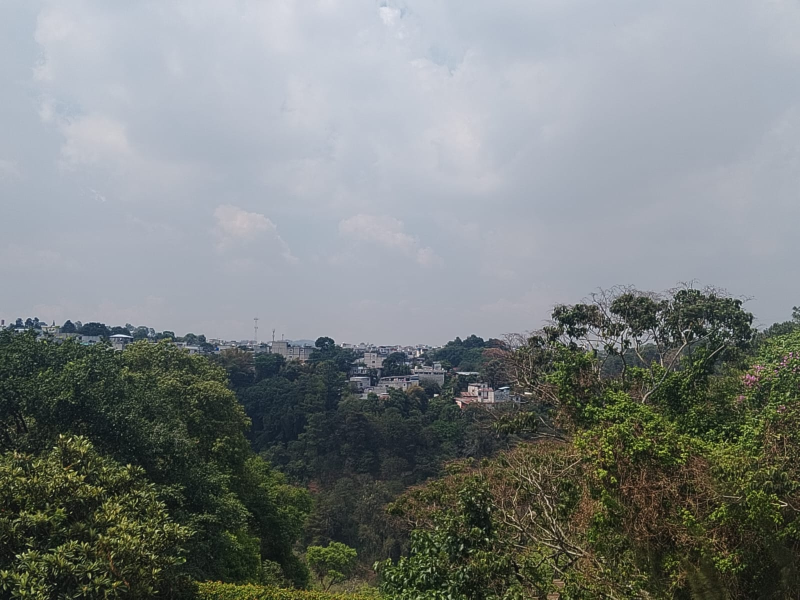
#> input picture image/landscape_images/raw_images/landscape1.jpg, 1600 x 1200 px, found by its file name (shown at 1/2 size); its folder holds 4 pictures in this run
$ python main.py
#> lines starting #> are read from the running program, lines starting #| are printed output that depends on the picture; after the words box and inside, x2 and y2 are one past the last pixel; in counts of white or black regions, pixels touching at a corner belong together
### matcher.py
import numpy as np
import cv2

def matcher(I: np.ndarray, Y: np.ndarray) -> list[tuple[tuple[float, float], tuple[float, float]]]:
    orb = cv2.ORB_create(1000)
    kp1, des1 = orb.detectAndCompute(I, None)
    kp2, des2 = orb.detectAndCompute(Y, None)

    bf = cv2.BFMatcher(cv2.NORM_HAMMING, crossCheck=True)
    matches = bf.match(des1, des2)

    matches = sorted(matches, key=lambda x: x.distance)

    pts1 = np.float32([kp1[m.queryIdx].pt for m in matches])
    pts2 = np.float32([kp2[m.trainIdx].pt for m in matches])

    H, mask = cv2.findHomography(pts1, pts2, cv2.RANSAC)

    inlier_matches = [matches[i] for i in range(len(matches)) if mask[i]]
    result = [
        (tuple(kp1[m.queryIdx].pt), tuple(kp2[m.trainIdx].pt))
        for m in inlier_matches
    ]

    return result

# [18 lines left out: function draw_matches, not called in this run]

### Homo.py
import numpy as np
import cv2

def findHomo(L):
    H = []
    for matches in L:
        A = []
        for (x1, y1), (x2, y2) in matches:
            A.append([x1, y1, 1, 0, 0, 0, -x2*x1, -x2*y1, -x2])
            A.append([0, 0, 0, x1, y1, 1, -y2*x1, -y2*y1, -y2])

        A = np.array(A)
        _, _, V = np.linalg.svd(A)
        H_matrix = V[-1].reshape(3, 3)
        H_matrix /= H_matrix[2, 2]  # Normalización
        H.append(H_matrix)
    return H

def getHomografia(H_list, ic=None):
    n = len(H_list) + 1
    if ic is None:
        ic = n // 2

    Hic = [np.eye(3) for _ in range(n)]

    for i in range(ic-1, -1, -1):
        Hic[i] = H_list[i] @ Hic[i+1]

    for i in range(ic+1, n):
        Hic[i] = np.linalg.inv(H_list[i-1]) @ Hic[i-1]

    return Hic

def maxmin(images, Hic):
    x_coords, y_coords = [], []

    for img, H in zip(images, Hic):
        h, w = img.shape[:2]
        corners = np.array([[0,0,1], [w-1,0,1], [w-1,h-1,1], [0,h-1,1]]).T
        transformed = H @ corners
        transformed /= transformed[2, :]
        x_coords.extend(transformed[0, :])
        y_coords.extend(transformed[1, :])

    return min(x_coords), max(x_coords), min(y_coords), max(y_coords)

def warp_image(img, H, output_shape):
    return cv2.warpPerspective(
        img, H, (output_shape[1], output_shape[0]),
        flags=cv2.INTER_LINEAR,
        borderMode=cv2.BORDER_CONSTANT,
        borderValue=0
    )

# [8 lines left out: function build_laplacian_pyramid, not called in this run]

def simple_blend(images, masks):
    result = np.zeros_like(images[0], dtype=np.float32)
    total_weight = np.zeros(images[0].shape[:2], dtype=np.float32)

    for img, mask in zip(images, masks):
        weight = mask.astype(np.float32)/255.0
        result += img.astype(np.float32) * weight[..., np.newaxis]
        total_weight += weight

    total_weight[total_weight == 0] = 1  # Evitar división por cero
    return (result / total_weight[..., np.newaxis]).astype(np.uint8)

### main.py
import cv2
import numpy as np
from matcher import matcher, draw_matches
from Homo import findHomo, getHomografia, maxmin, warp_image, simple_blend
import os
def main():
    try:
        dir_path = "./image/wall_images/"

        raw_images = os.path.join(dir_path, "raw_images")

        matches_dir = os.path.join(dir_path, "matches")

        images = [cv2.resize(cv2.imread(image_path), (800, 600)) for image_path in sorted(os.listdir(raw_images))] # No aguanta mi pc las imagenes por lo que las tuve que redimensionar
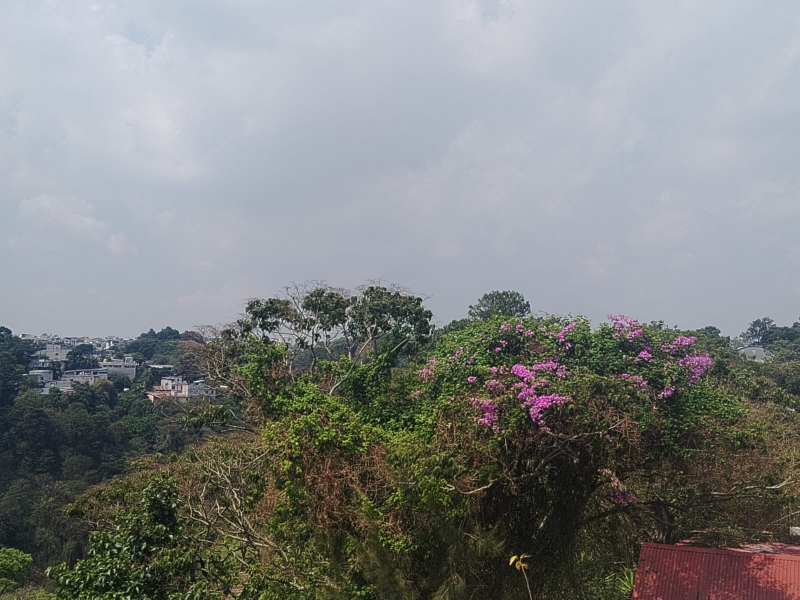
#> input picture image/landscape_images/raw_images/landscape2.jpg, 1600 x 1200 px, found by its file name (shown at 1/2 size)
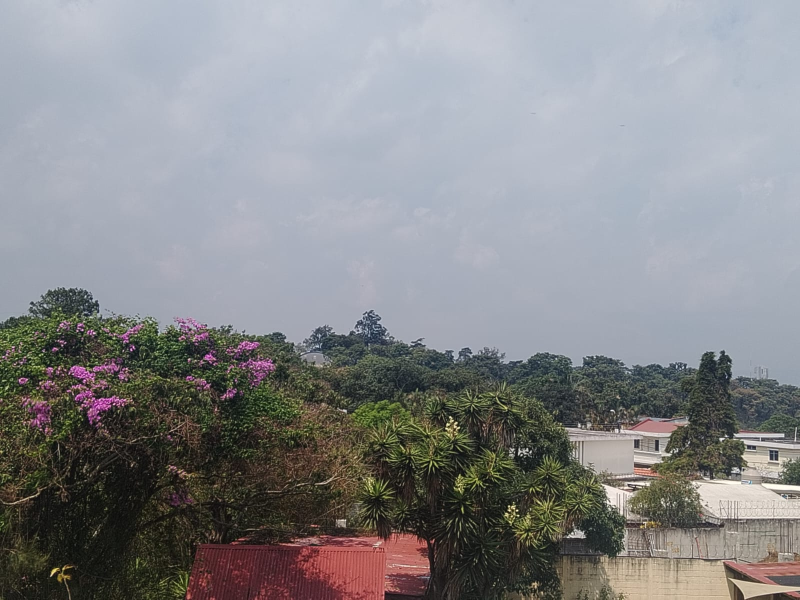
#> input picture image/landscape_images/raw_images/landscape3.jpg, 1600 x 1200 px, found by its file name (shown at 1/2 size)
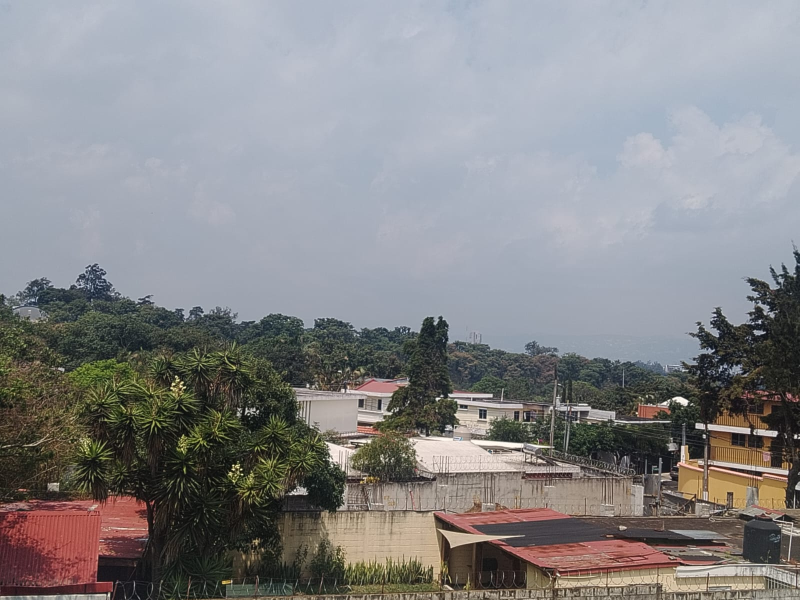
#> input picture image/landscape_images/raw_images/landscape4.jpg, 1600 x 1200 px, found by its file name (shown at 1/2 size)
#> images = 4 items
        grayscale = [cv2.cvtColor(img, cv2.COLOR_BGR2GRAY) for img in images]
#> grayscale = 4 items

        match_list = []
        for i in range(len(grayscale) - 1):
            print(f"Calculando correspondencias entre imagen {i+1} y {i+2}...")
            matches = matcher(grayscale[i], grayscale[i+1])
            match_list.append(matches)
#> this loop made 3 passes
#> (matches, inlier_matches in matcher) on passes 1 to 3: (439 matches, 307 matches), (324 matches, 79 matches), (413 matches, 300 matches)
#> (printed output is left out)
#> after the loop, match_list = 3 items

        # Calcular homografías entre pares consecutivos
        H_list = findHomo(match_list)
#> the loop in findHomo, `for matches in L:` made 3 passes
#> after the loop in findHomo, `for matches in L:`: H = [[[1.39, 0.0109, -450.7], [0.167, 1.36, -120], [0.000456, 0.000149, 1]], [[2.08, -0.0186, -932.9], [0.368, 2.22, -341.4], [0.000915, 0.000901, 1]], [[1.33, -0.0645, -362.5], [0.171, 1.19, -130], [0.000428, -2.18e-05, 1]]]
#> H_list has the same summary as H in findHomo

        Hic = getHomografia(H_list, ic=1)
#> in getHomografia, `n = len(H_list) + 1`: n = 4
#> after the loop in getHomografia, `for i in range(ic-1, -1, -1):`: Hic = [[[1.39, 0.0109, -450.7], [0.167, 1.36, -120], [0.000456, 0.000149, 1]], [[1, 0, 0], [0, 1, 0], [0, 0, 1]], [[1, 0, 0], [0, 1, 0], [0, 0, 1]], [[1, 0, 0], [0, 1, 0], [0, 0, 1]]]
#> after the loop in getHomografia, `for i in range(ic+1, n):`: Hic = 4 items
#> Hic = 4 items
        xmin, xmax, ymin, ymax = maxmin(images, Hic)
#> the loop in maxmin, `for img, H in zip(images, Hic):` made 4 passes
#> (H, transformed) on pass 2: ([[1, 0, 0], [0, 1, 0], [0, 0, 1]], [[0, 799, 799, 0], [0, 0, 599, 599], [1, 1, 1, 1]])
#> after the loop in maxmin, `for img, H in zip(images, Hic):`: x_coords = [-450.7, 483.3, 458.1, -407.8, 0, 799, 799, 0, 449.2, 1254, 1688.3, 453.9, 718.4, 2026.9, 3431, 751.4]; y_coords = [-120, 10.02, 569.2, 637.1, 0, 0, 599, 599, 79.23, -54.04, 739.3, 607.3, 92.64, -265.7, 1130, 665.7]
#> xmin = -450.7; xmax = 3431; ymin = -265.7; ymax = 1130

        panorama_size = (int(ymax-ymin), int(xmax-xmin), 3)
#> panorama_size = (1395, 3881, 3)
        print(f"Tamaño panorama: {panorama_size[1]}x{panorama_size[0]}")
#| Tamaño panorama: 3881x1395

        warped_images = []
        masks = []
        T = np.array([[1, 0, -xmin], [0, 1, -ymin], [0, 0, 1]])
#> T = [[1, 0, 450.7], [0, 1, 265.7], [0, 0, 1]]

        for i, img in enumerate(images):
            print(f"Procesando imagen {i+1}...")
            H_total = T @ Hic[i]
            warped = warp_image(img, H_total, panorama_size)
            warped_images.append(warped)
            masks.append((warped.max(axis=2) > 0).astype(np.uint8)*255)
#> this loop made 4 passes
#> H_total on pass 2: [[1, 0, 450.7], [0, 1, 265.7], [0, 0, 1]]
#> (printed output is left out)
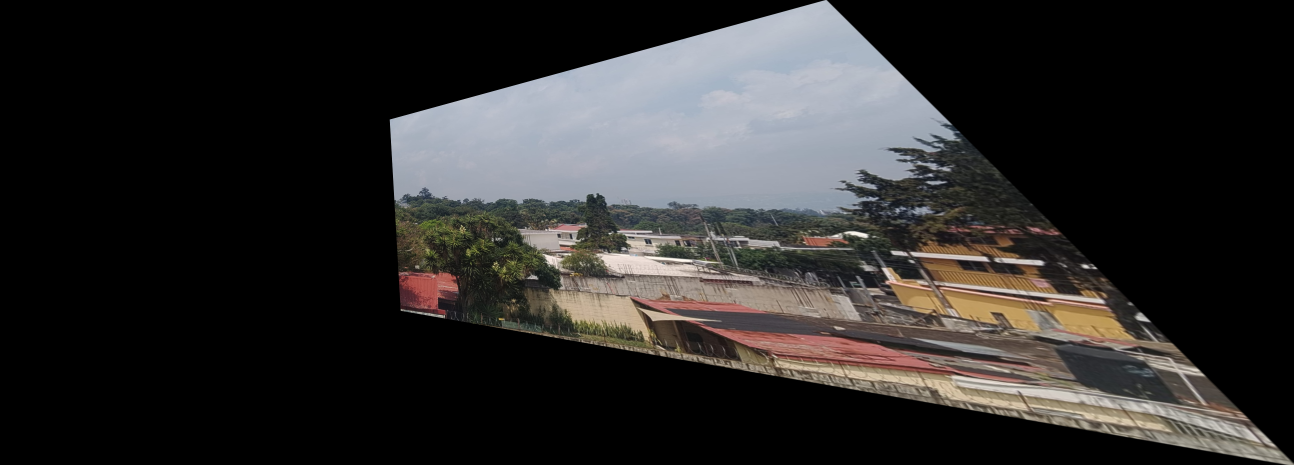
#> warped: shape (1395, 3881, 3) (shown at 1/3 size); mean of channels 0, 1, 2 43.1, 43.9, 45.5; drawn as B, G, R
#> after the loop, masks = 4 items; warped_images = 4 items

        panorama = simple_blend(warped_images, masks)
#> the loop in simple_blend, `for img, mask in zip(images, masks):` made 4 passes
#> pass 1, in simple_blend, `weight = mask.astype(np.float32)/255.0`:
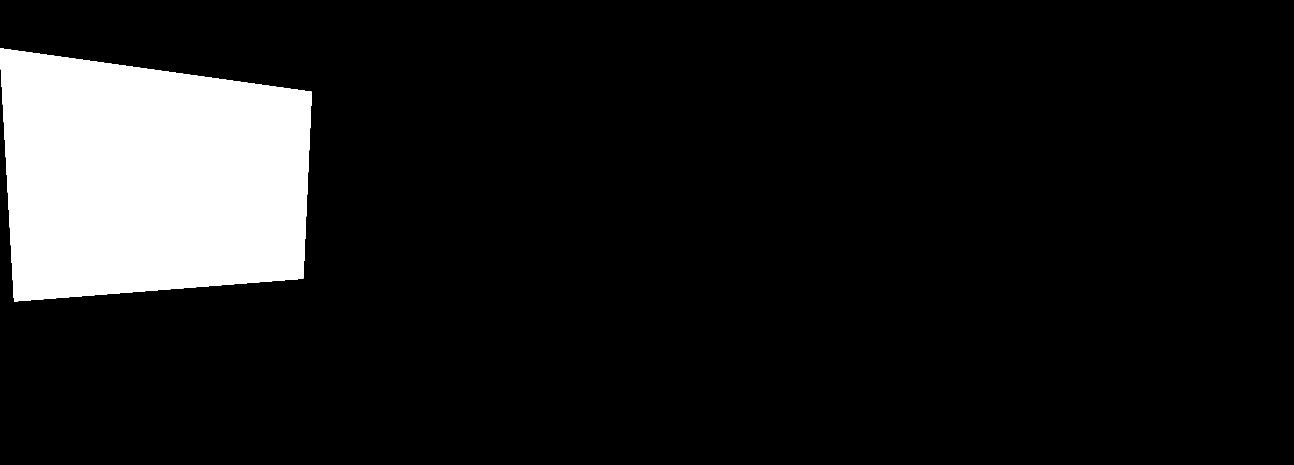
#> weight: shape (1395, 3881) float32 (shown at 1/3 size); values 0 (black) and 1 (white), 11% white; 1 white region, box (x1, y1, x2, y2) and area: (0, 145, 935, 904) 595562
#> after the loop in simple_blend, `for img, mask in zip(images, masks):`:
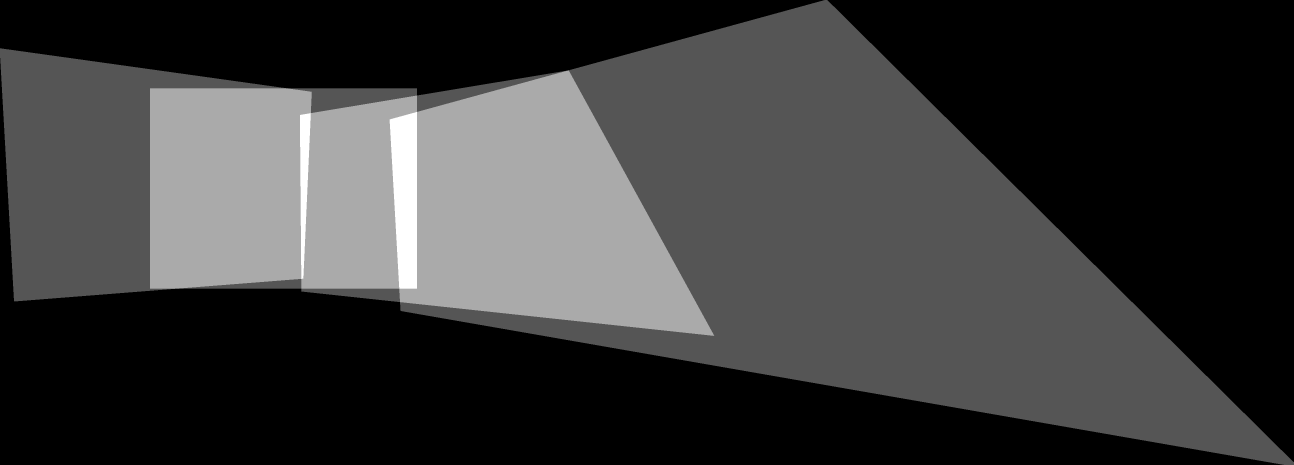
#> total_weight: shape (1395, 3881) float32 (shown at 1/3 size); min 0, max 3, mean 0.683; drawn with min black and max white
#> in simple_blend, `return (result / total_weight[..., np.newaxis]).astype(np.uint8)`:
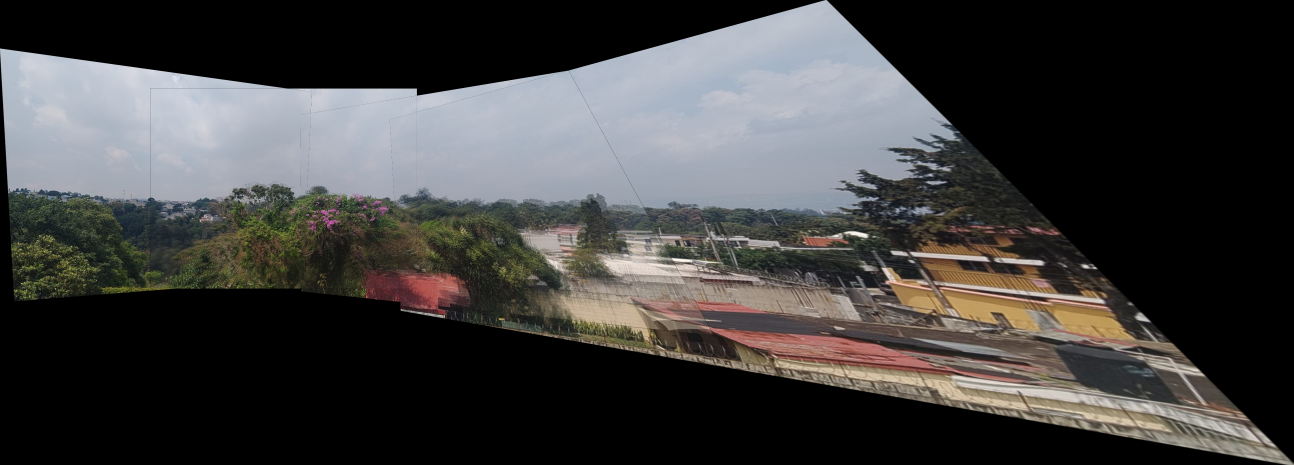
#> returned value: shape (1395, 3881, 3) (shown at 1/3 size); mean of channels 0, 1, 2 62.5, 63.2, 64; drawn as B, G, R

        cv2.imwrite(f"{dir_path}output.jpg", panorama)

    except Exception as e:
        print(f"Error: {e}")
        import traceback
        traceback.print_exc()

main()
